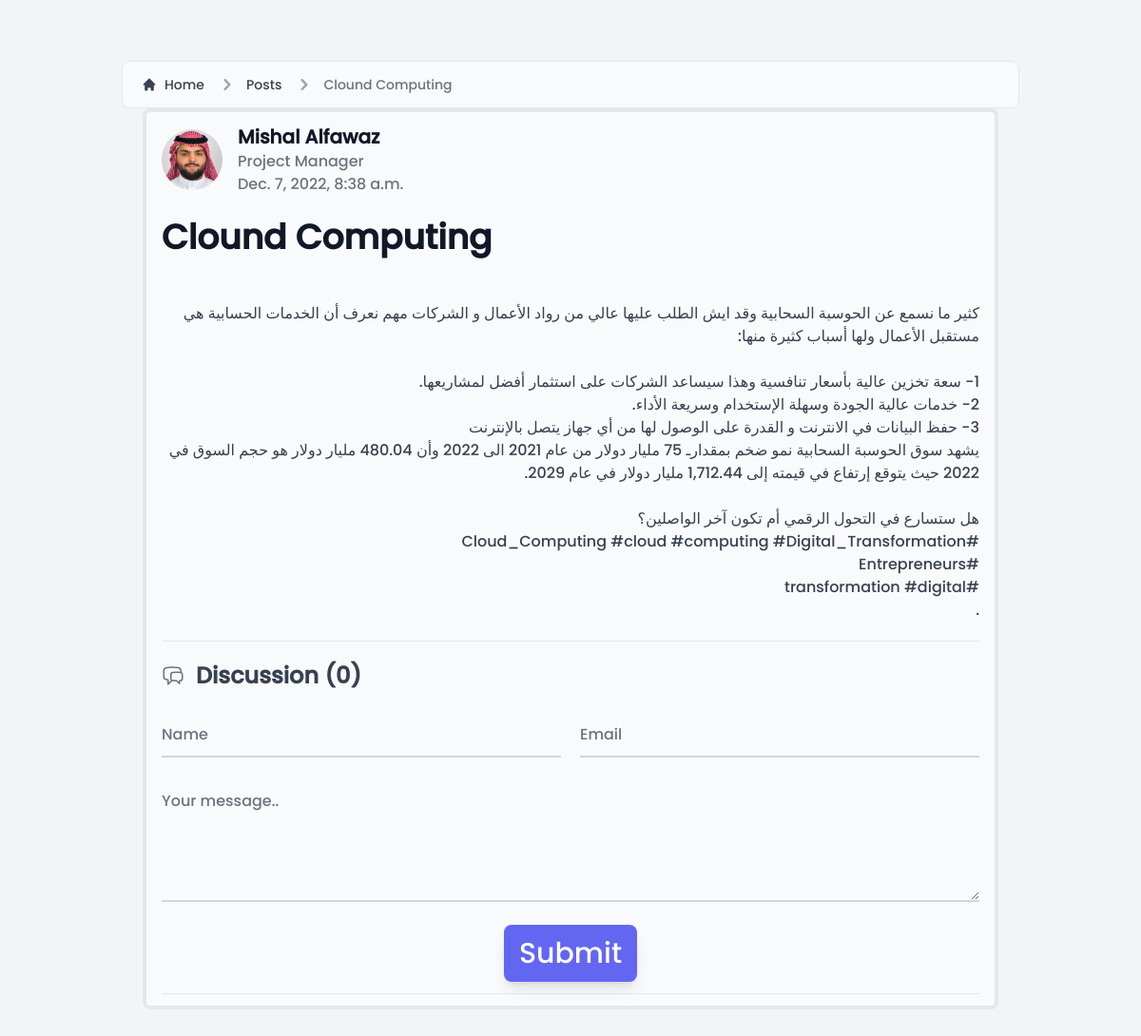
/posts/post-3, run on the app's committed database.
### tailwindapp/models.py (models this page shows, shortened)
class Post(models.Model):
    author = models.ForeignKey(Info, on_delete=models.CASCADE, null = True)
    title = models.CharField(max_length=255)
    slug = models.SlugField()
    image = models.ImageField(null = True,blank=True, upload_to="images/")
    intro = models.TextField()
    body = RichTextField()
    released = models.DateTimeField(auto_now_add = True)
    class Meta:
        ordering = ['released']

class Info (models.Model):
    title = models.CharField(max_length = 255)
    name = models.CharField(max_length = 255)
    position = models.CharField(max_length = 255)
    email = models.EmailField()
    phone = models.IntegerField()
    description = models.TextField(max_length = 500)
    image = models.ImageField(null = True,blank=True, upload_to="images/")
    cv = models.FileField(null = True)
    skills = models.ManyToManyField(Skills)

### tailwindapp/views.py (the view)
# urls.py: path('posts/<slug:slug>', views.getPosts, name='getPosts'),
def getPosts(request, slug):
    post = Post.objects.get(slug=slug)
    if request.method == 'POST':
        form = CommentPostForm(request.POST)
        if form.is_valid():
            html = render_to_string('tailwindapp/emails/emailtemplate.html',
            {'name': form.cleaned_data['name'],
            'email': form.cleaned_data['email'],
            'message': form.cleaned_data['body']
            })
            form = form.save(commit = False)
            form.post = post
            print("### ", form)
            form.save()
            send_mail('Thank you for your comment!',
            'message',
            'no-reply@mishalalfawaz.com',
            [form.email, 'mishalalfawaz@gmail.com'],
            html_message=html)
            return redirect('getPosts', slug=post.slug)
    else:
        form = CommentPostForm()
    context = {'post':post, 'form': form}
    return render(request, 'tailwindapp/posts.html', context)

### tailwindapp/templates/tailwindapp/posts.html (shortened to what this page needs)
{% extends 'base.html' %} {% block projects %}
{% load static %}
<div class="bg-gray-100">
<main class="pt-8 pb-16 lg:pt-16 lg:pb-24">
<nav class="flex px-5 py-3 mx-5 lg:mx-32 text-gray-700 border border-gray-200 rounded-lg bg-gray-50 " aria-label="Breadcrumb">
  <ol class="inline-flex items-center space-x-1 md:space-x-3">
    <li class="inline-flex items-center">
      <a href="{% url 'index' %}" class="inline-flex items-center text-sm font-medium text-gray-700 hover:text-gray-900">
        <svg class="w-4 h-4 mr-2" fill="currentColor" viewBox="0 0 20 20" xmlns="http://www.w3.org/2000/svg"><path d="M10.707 2.293a1 1 0 00-1.414 0l-7 7a1 1 0 001.414 1.414L4 10.414V17a1 1 0 001 1h2a1 1 0 001-1v-2a1 1 0 011-1h2a1 1 0 011 1v2a1 1 0 001 1h2a1 1 0 001-1v-6.586l.293.293a1 1 0 001.414-1.414l-7-7z"></path></svg>
        Home
      </a>
    </li>
    <li>
        <div class="flex items-center">
          <svg class="w-6 h-6 text-gray-400" fill="currentColor" viewBox="0 0 20 20" xmlns="http://www.w3.org/2000/svg"><path fill-rule="evenodd" d="M7.293 14.707a1 1 0 010-1.414L10.586 10 7.293 6.707a1 1 0 011.414-1.414l4 4a1 1 0 010 1.414l-4 4a1 1 0 01-1.414 0z" clip-rule="evenodd"></path></svg>
          <a href="{% url 'index' %}" class="ml-1 text-sm font-medium text-gray-700 hover:text-gray-900 md:ml-2">Posts</a>
        </div>
      </li>
    <li aria-current="page">
      <div class="flex items-center">
        <svg class="w-6 h-6 text-gray-400" fill="currentColor" viewBox="0 0 20 20" xmlns="http://www.w3.org/2000/svg"><path fill-rule="evenodd" d="M7.293 14.707a1 1 0 010-1.414L10.586 10 7.293 6.707a1 1 0 011.414-1.414l4 4a1 1 0 010 1.414l-4 4a1 1 0 01-1.414 0z" clip-rule="evenodd"></path></svg>
        <span class="ml-1 text-sm font-medium text-gray-500 md:ml-2 ">{{post.title}}</span>
      </div>
    </li>
  </ol>
</nav>
    <div class=" bg-gray-50 flex justify-between px-4 mx-auto w-11/12 lg:w-3/4 border-4 rounded-lg p-3">
        <article class=" p- mx-auto w-full format format-sm sm:format-base lg:format-lg format-blue ">
            <header class="mb-4 lg:mb-6 not-format">
                <address class="flex items-center mb-6 not-italic">
                    <div class="inline-flex items-center mr-3 text-sm text-gray-900   ">
                        <img class="mr-4 w-16 h-16 rounded-full" src="{{post.author.image.url}}" alt="Jese Leos">
                        <div>
                            <a href="#" rel="author" class="text-xl font-bold text-gray-900   ">{{post.author.name}}</a>
                            <p class="text-base font-light text-gray-500    ">{{post.author.position}}</p>
                            <p class="text-base font-light text-gray-500    "><time pubdate datetime="2022-02-08" title="February 8th, 2022">{{post.released}}</time></p>
                        </div>
                    </div>
                </address>
                <h1 class="mb-4 text-3xl font-extrabold leading-tight text-gray-900 lg:mb-6 lg:text-4xl   ">{{post.title}}</h1>
            </header>
            <div dir="rtl" class="break-words text-gray-700">
                <br>
            <p>{{post.body | safe}}.</p>
        </div>
        <hr class="my-5">
        <section class="not-format">
            <div class="flex items-center mb-6">
                <h2 class="text-lg lg:text-2xl font-bold text-gray-700   ">Discussion ({{post.comments.count}})</h2>
            </div>
            <form action="" method="post" class="flex flex-col gap-6 items-center justify-center">
                <div class="flex gap-x-5 w-full">
                    <div class="w-1/2">
                        {{form.name}}
                    </div>
                    <div class="w-1/2">
                        {{form.email}}
                    </div>
                </div>
                <div class="w-full">
                {{form.body}}
            </div>
                <input type="submit" value="Submit" class="shadow-lg hover:shadow-2xl bg-indigo-500 text-3xl hover:bg-indigo-600
                 text-white py-3 px-4 rounded-lg cursor-pointer transition-all">
            </form>
            <hr class="mt-3">
        </section>
    </article>
    </div>
</main>
</div>
{% endblock projects %}

### data on the page
Post: title "Clound Computing", author.image (picture), author.name "Mishal Alfawaz", author.position "Project Manager", released "Dec. 7, 2022, 8:38 a.m.", body "كثير ما نسمع عن الحوسبة السحابية وقد ايش الطلب عليها عالي من رواد الأعمال و الشركات مهم نعرف أن الخدمات الحسابية هي مستقبل الأعمال ولها أسباب كثيرة منها: 1- سعة تخزين عالية بأسعار تنافسية وهذا سيساعد الشركات على استثمار أفضل لمشاريعها. 2- خدمات عالية الجودة وسهلة الإستخدام وسريعة الأداء. 3- حفظ البيانات في الانترنت و القدرة على الوصول لها من أي جهاز يتصل بالإنترنت يشهد سوق الحوسبة السحابية نمو ضخم بمقدارـ 75 مليار دولار من عام 2021 الى 2022 وأن 480.04 مليار دولار هو حجم السوق في 2022 حيث يتوقع إرتفاع في قيمته إلى 1,712.44 مليار دولار في عام 2029. هل ستسارع في التحول الرقمي أم تكون آخر الواصلين؟ #Cloud_Computing #cloud #computing #Digital_Transformation #Entrepreneurs #transformation #digital", comments.count "0"
